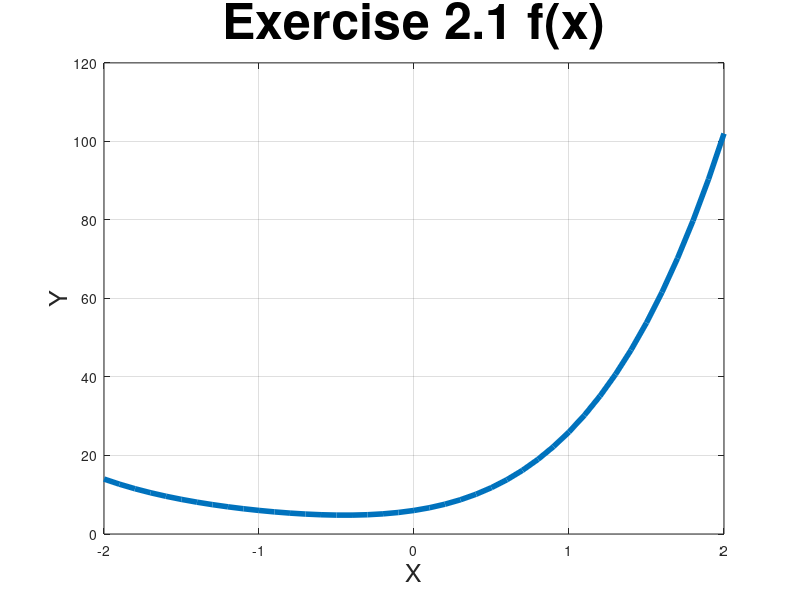

Write the MATLAB code that produced this figure. (Note: this script raises an error after producing the figure.)
%% Exercise 2.1
% Authors : 
%   - Lucas Emilio Mendes Ferreira
%   - Pedro Henrique Suruagy Perrusi
% Prof :  Omran Hassan

%% Plot Params
titleSize = 36;
legendSize = 20;
labelSize = 18;
lineWidith = 4;
markerSize = 4*lineWidith;

%% Definition de la fonction 
f2_1 = @(x) x.^4 + 4 *x.^3 + 9*x.^2 + 6*x + 6;

% On cree le vecteur dans [-2 2]
x = -2 : 0.1 : 2;

% on compute et affiche le signal de sortie
y = f2_1(x);
figure
plot(x, y, 'LineWidth', lineWidith);
hold on; grid on;
xlabel('X', 'FontSize', labelSize);
ylabel('Y', 'FontSize', labelSize);
title('Exercise 2.1 f(x)', 'FontSize', titleSize);

%% find local minima
rho = 0.382; % fibbonacci
epsilon = 0.01; % tolerance
max_interactions = 1e5;
[x_min, counter] = golden_section(f2_1, x, rho, epsilon, max_interactions);

%% show results
plot(x_min, f2_1(x_min), '*', 'MarkerSize', markerSize, 'LineWidth', lineWidith);
disp('Local minimum found: ');
disp(x_min)
disp('Number of interactions')
disp(counter)

lgd = legend('f(x) = x^4 + 4 x^3 + 9 x.^2 + 6 x + 6',...
        ['x_{min} = ' num2str(x_min)]);
lgd.FontSize = legendSize;